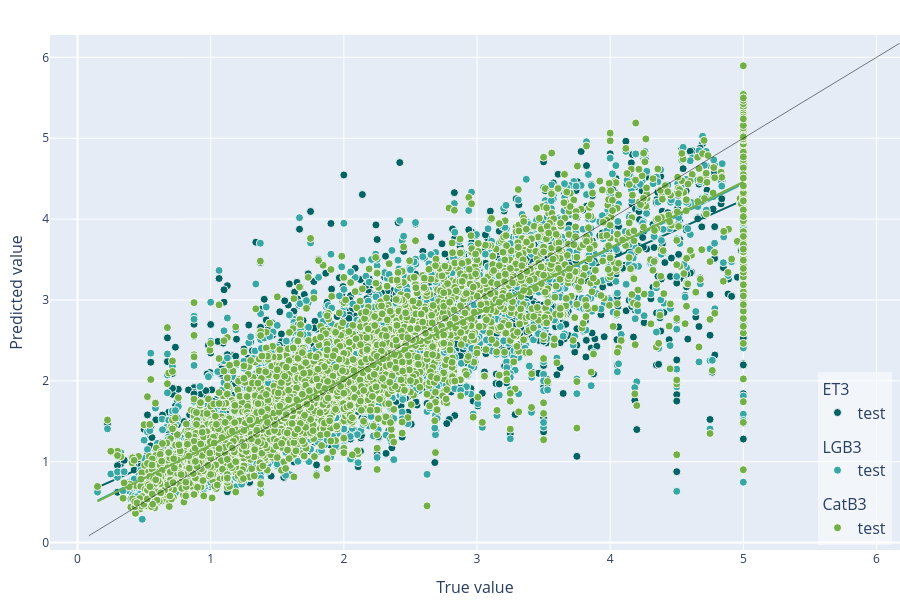

Here is the notebook cell this chart was saved with:
### Code cell
# ...ou para chamar os modelos da mesma execução
experionml.plot_errors(models=".*3")
